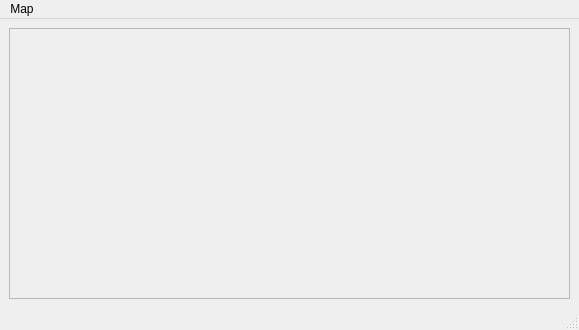
<?xml version="1.0" encoding="UTF-8"?>
<ui version="4.0">
 <class>MainWindowBase</class>
 <widget class="QMainWindow" name="MainWindowBase">
  <property name="geometry">
   <rect>
    <x>0</x>
    <y>0</y>
    <width>579</width>
    <height>330</height>
   </rect>
  </property>
  <property name="windowTitle">
   <string>MainWindowBase</string>
  </property>
  <widget class="QWidget" name="centralwidget">
   <layout class="QGridLayout">
    <property name="leftMargin">
     <number>9</number>
    </property>
    <property name="topMargin">
     <number>9</number>
    </property>
    <property name="rightMargin">
     <number>9</number>
    </property>
    <property name="bottomMargin">
     <number>9</number>
    </property>
    <property name="spacing">
     <number>6</number>
    </property>
    <item row="0" column="0">
     <widget class="QFrame" name="frameMap">
      <property name="frameShape">
       <enum>QFrame::StyledPanel</enum>
      </property>
      <property name="frameShadow">
       <enum>QFrame::Raised</enum>
      </property>
     </widget>
    </item>
   </layout>
  </widget>
  <widget class="QMenuBar" name="menubar">
   <property name="geometry">
    <rect>
     <x>0</x>
     <y>0</y>
     <width>579</width>
     <height>21</height>
    </rect>
   </property>
   <widget class="QMenu" name="menuMap">
    <property name="title">
     <string>Map</string>
    </property>
    <addaction name="mpActionZoomIn"/>
    <addaction name="mpActionZoomOut"/>
    <addaction name="mpActionPan"/>
    <addaction name="mpActionAddLayer"/>
    <addaction name="mpActionAddRasterLayer"/>
   </widget>
   <addaction name="menuMap"/>
  </widget>
  <widget class="QStatusBar" name="statusbar"/>
  <action name="mpActionZoomIn">
   <property name="icon">
    <iconset resource="resources.qrc">
     <normaloff>:/mActionZoomIn.png</normaloff>:/mActionZoomIn.png</iconset>
   </property>
   <property name="text">
    <string>Zoom In</string>
   </property>
  </action>
  <action name="mpActionZoomOut">
   <property name="icon">
    <iconset resource="resources.qrc">
     <normaloff>:/mActionZoomOut.png</normaloff>:/mActionZoomOut.png</iconset>
   </property>
   <property name="text">
    <string>Zoom Out</string>
   </property>
  </action>
  <action name="mpActionPan">
   <property name="icon">
    <iconset resource="resources.qrc">
     <normaloff>:/mActionPan.png</normaloff>:/mActionPan.png</iconset>
   </property>
   <property name="text">
    <string>Pan</string>
   </property>
  </action>
  <action name="mpActionAddLayer">
   <property name="icon">
    <iconset resource="resources.qrc">
     <normaloff>:/mActionAddLayer.png</normaloff>:/mActionAddLayer.png</iconset>
   </property>
   <property name="text">
    <string>Add Vector Layer</string>
   </property>
   <property name="toolTip">
    <string>Add Vector Layer</string>
   </property>
  </action>
  <action name="mpActionAddRasterLayer">
   <property name="icon">
    <iconset resource="resources.qrc">
     <normaloff>:/mActionAddLayer.png</normaloff>:/mActionAddLayer.png</iconset>
   </property>
   <property name="text">
    <string>Add Raster Layer</string>
   </property>
   <property name="toolTip">
    <string>Add Raster Layer</string>
   </property>
  </action>
 </widget>
 <resources>
  <include location="resources.qrc"/>
 </resources>
 <connections/>
</ui>
